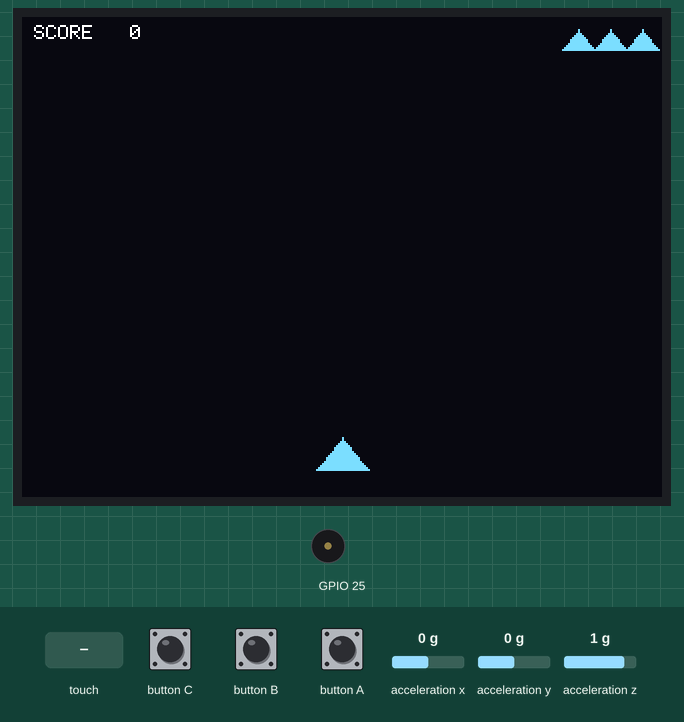
Bench run of a sketch on a simulated ESP32-S3. Parts: 320×240 colour display, buzzer (waves = sounding). The inputs (shaded band) are chosen by the test bench; at power-on: acceleration x 0 g, acceleration y 0 g, acceleration z 1 g. Random numbers use the default seed unless the sketch sets one.

Above: at 1.3 s.
1.4 s: touch panel pressed at 13 % / 10 % of its raw x / y range
At 2.52 s:
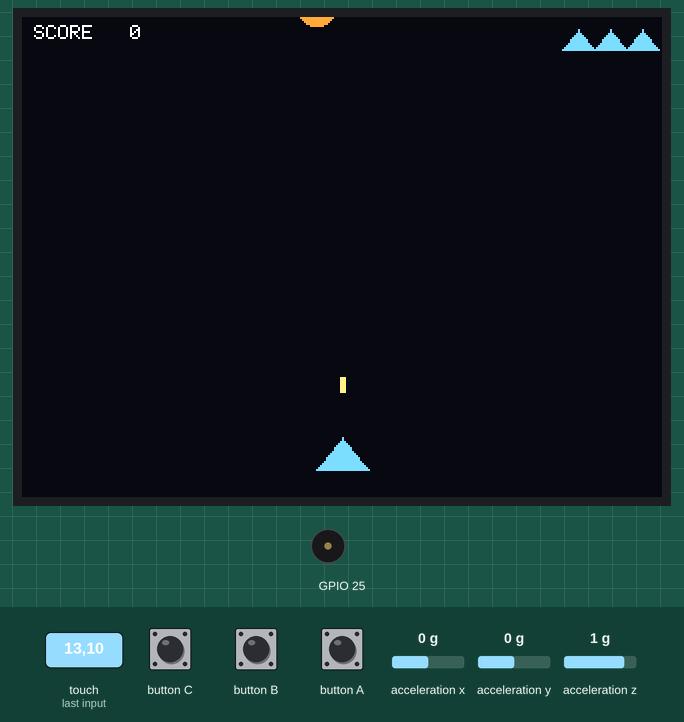
4.3 s: acceleration x set to -1.4 g
At 6.7 s:
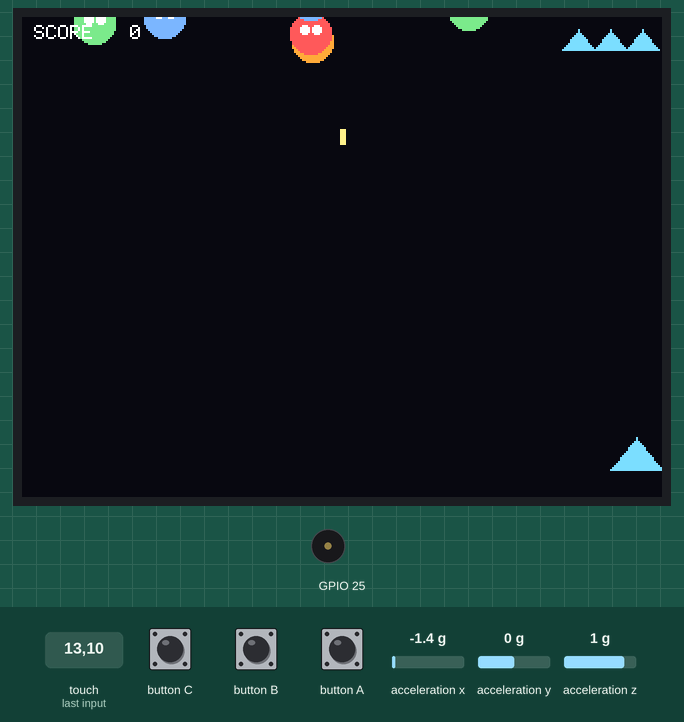
6.8 s: touch panel pressed at 38 % / 10 % of its raw x / y range
At 7.51 s:
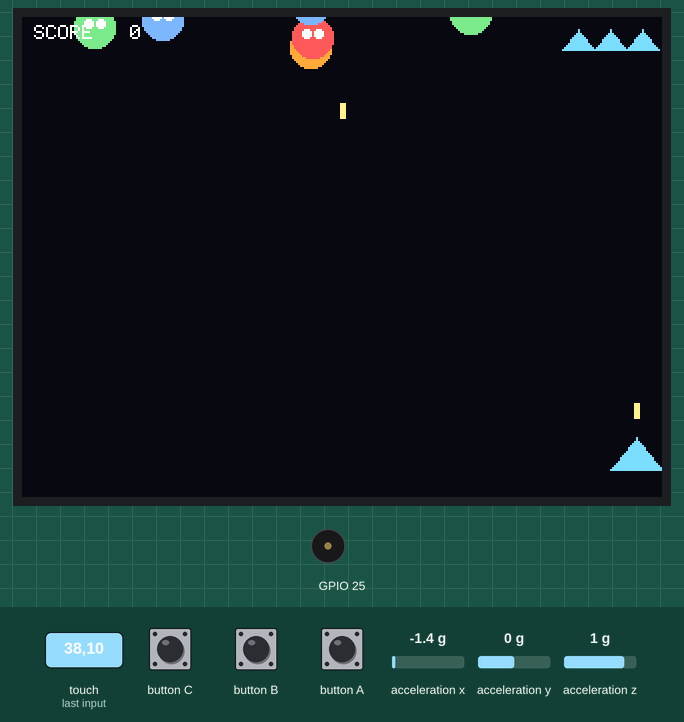
8.8 s: acceleration x set to 0 g
At 9.61 s:
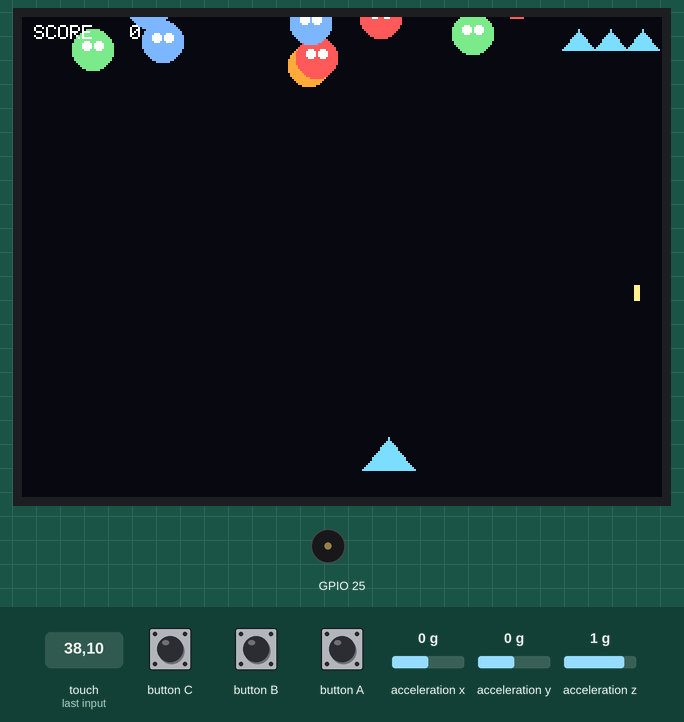
11.8 s: touch panel pressed at 62 % / 10 % of its raw x / y range
At 14.04 s:
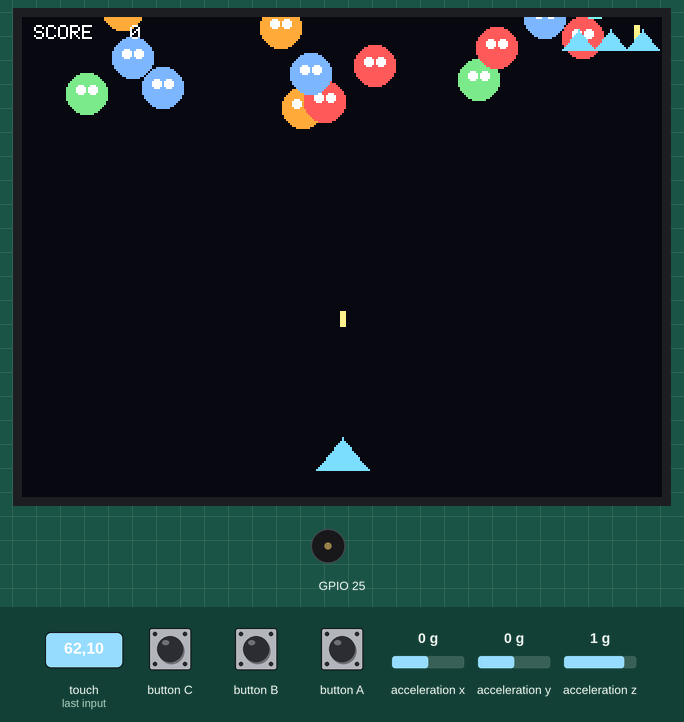
14.8 s: touch panel pressed at 87 % / 10 % of its raw x / y range
At 16.14 s:
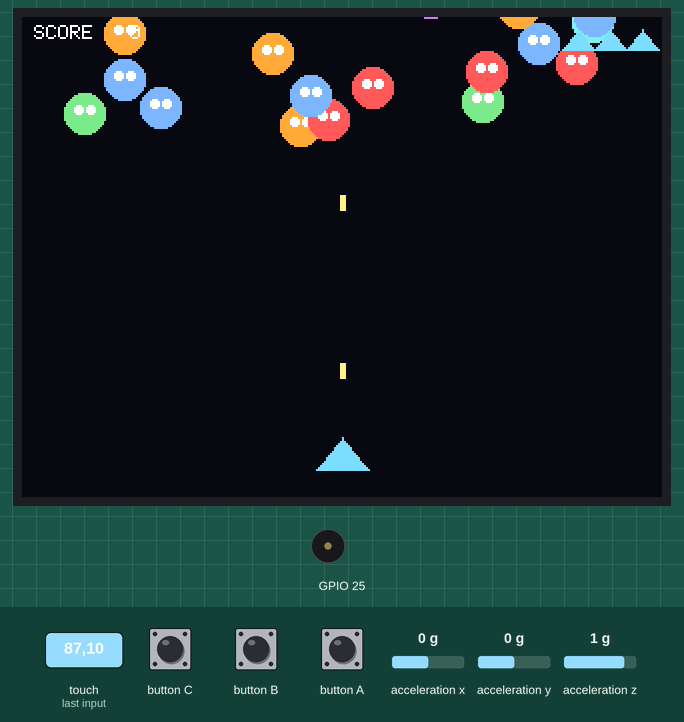
Timing chart, 0 to 18.6 s (numbered marks = the images above; inputs shaded):
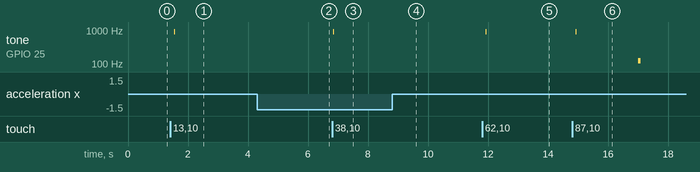

The sketch:

cores3_tilt_shooter.ino
```cpp
// cores3_tilt_shooter.ino
// -----------------------------------------------------------------------------
// M5Stack CoreS3 用 アクション「かたむきシューティング」
//
//   本体を左右に傾けて自機を動かし、タップ（押しっぱなしで連射）で弾を撃つ。
//     - 傾ける          … 自機が左右に動く（加速度センサ）
//     - さわる／長押し  … 弾を発射（連射）
//     - タップ          … ゲームオーバー後にリスタート
//   敵を撃つと花火のように弾けて「ドン」。敵に下まで抜けられる／ぶつかるとミス（3機）。
//   時間とともにだんだん速く・多くなる。
//
//   ※ 傾きの向きが逆なら update の ax の符号を反転、効きは gain で調整。
//
// 追加センサ不要。CoreS3 内蔵の 液晶 / IMU / タッチ / スピーカー だけで動く。
// 必要ライブラリ: M5Unified（M5GFX を含む）
// -----------------------------------------------------------------------------
#include <M5Unified.h>

static constexpr int SW = 320, SH = 240;
M5Canvas canvas(&M5.Display);

// ---- 自機 -------------------------------------------------------------------
static constexpr float SHIP_W = 26, SHIP_H = 16, SHIP_Y = SH - 22;
float shipX = SW / 2;

// ---- 弾・敵・火花 -----------------------------------------------------------
struct Bullet { float x, y; bool on; };
struct Enemy  { float x, y, vx, vy; uint8_t r, g, b; bool on; };
struct Spark  { float x, y, vx, vy; int life, life0; uint8_t r, g, b; bool on; };

static constexpr int MAX_BULLET = 24, MAX_ENEMY = 28, MAX_SPARK = 260;
Bullet bullets[MAX_BULLET];
Enemy  enemies[MAX_ENEMY];
Spark  sparks[MAX_SPARK];

const uint8_t EPAL[][3] = {
  {255, 90, 90}, {255,170, 60}, {120,235,140}, {120,180,255}, {215,120,255}, {120,240,235},
};
const int NEPAL = sizeof(EPAL) / sizeof(EPAL[0]);

// ---- 状態 -------------------------------------------------------------------
enum { PLAY, OVER } state = PLAY;
int lives = 3, score = 0;
uint32_t startMs = 0, lastSpawn = 0, lastFire = 0;

// ---- 小物 -------------------------------------------------------------------
static inline int clampi(int v, int lo, int hi) { return v < lo ? lo : (v > hi ? hi : v); }
static inline float frnd(float a, float b) { return a + (b - a) * (rand() / (float)RAND_MAX); }
void beep(float f, int ms) { M5.Speaker.tone(f, ms); }

void addSpark(float x, float y, uint8_t r, uint8_t g, uint8_t b) {
  for (auto& s : sparks) if (!s.on) {
    float a = frnd(0, 6.2832f), sp = frnd(0.5f, 3.2f); int life = (int)frnd(16, 34);
    bool w = (rand() % 5 == 0);
    s = { x, y, cosf(a) * sp, sinf(a) * sp, life, life, (uint8_t)(w?255:r), (uint8_t)(w?255:g), (uint8_t)(w?255:b), true };
    return;
  }
}
void explode(float x, float y, uint8_t r, uint8_t g, uint8_t b) {
  for (int i = 0; i < 16; i++) addSpark(x, y, r, g, b);
  beep(frnd(110, 170), 90);
}

void fire() {
  for (auto& b : bullets) if (!b.on) { b = { shipX, SHIP_Y - SHIP_H / 2, true }; beep(880, 12); return; }
}
void spawnEnemy(float speed) {
  for (auto& e : enemies) if (!e.on) {
    const uint8_t* p = EPAL[rand() % NEPAL];
    e = { frnd(16, SW - 16), -12, frnd(-0.5f, 0.5f), speed, p[0], p[1], p[2], true };
    return;
  }
}

void newGame() {
  lives = 3; score = 0; state = PLAY;
  for (auto& b : bullets) b.on = false;
  for (auto& e : enemies) e.on = false;
  for (auto& s : sparks)  s.on = false;
  shipX = SW / 2;
  startMs = millis(); lastSpawn = startMs; lastFire = 0;
}

void setup() {
  auto cfg = M5.config();
  M5.begin(cfg);
  M5.Display.setRotation(1);
  M5.Imu.begin();
  M5.Speaker.begin();
  M5.Speaker.setVolume(180);

  canvas.setPsram(true);
  canvas.setColorDepth(16);
  canvas.createSprite(SW, SH);

  newGame();
}

void update() {
  // 傾き → 自機（左右）
  float ax, ay, az;
  M5.Imu.getAccel(&ax, &ay, &az);
  float target = SW / 2 - ax * 290.0f;                 // 逆なら + に、効きは 290 を調整
  shipX += (target - shipX) * 0.6f;
  shipX = clampi((int)shipX, (int)(SHIP_W / 2), (int)(SW - SHIP_W / 2));

  if (state != PLAY) return;

  float elapsed = (millis() - startMs) / 1000.0f;
  float spd = 1.0f + elapsed * 0.035f; if (spd > 3.6f) spd = 3.6f;         // だんだん速く
  uint32_t interval = (uint32_t)(1000 - elapsed * 22); if (interval < 340) interval = 340;  // だんだん多く

  // 連射（押している間）
  auto t = M5.Touch.getDetail();
  if (t.isPressed() && millis() - lastFire > 165) { fire(); lastFire = millis(); }

  // 敵スポーン
  if (millis() - lastSpawn > interval) { spawnEnemy(spd); lastSpawn = millis(); }

  // 弾
  for (auto& b : bullets) if (b.on) { b.y -= 6.5f; if (b.y < -8) b.on = false; }

  // 敵
  for (auto& e : enemies) if (e.on) {
    e.x += e.vx; e.y += e.vy;
    if (e.x < 10 || e.x > SW - 10) e.vx = -e.vx;
    // 下まで抜けた → ミス
    if (e.y > SH + 12) { e.on = false; lives--; beep(90, 200); if (lives <= 0) { state = OVER; beep(70, 400); } continue; }
    // 自機に接触 → 撃破扱い＋ミス
    if (e.y + 10 > SHIP_Y - SHIP_H / 2 && fabsf(e.x - shipX) < SHIP_W / 2 + 8) {
      explode(e.x, e.y, e.r, e.g, e.b); e.on = false; lives--; beep(90, 240);
      if (lives <= 0) { state = OVER; beep(70, 400); }
      continue;
    }
  }

  // 弾×敵の当たり
  for (auto& b : bullets) if (b.on)
    for (auto& e : enemies) if (e.on) {
      float dx = b.x - e.x, dy = b.y - e.y;
      if (dx * dx + dy * dy < (11 * 11)) {
        explode(e.x, e.y, e.r, e.g, e.b);
        e.on = false; b.on = false; score += 10;
        break;
      }
    }

  // 火花
  for (auto& s : sparks) if (s.on) {
    s.vy += 0.03f; s.x += s.vx; s.y += s.vy; s.life--;
    if (s.life <= 0) s.on = false;
  }
}

void draw() {
  canvas.fillScreen(canvas.color565(8, 10, 18));                 // 夜空

  // 火花
  for (auto& s : sparks) if (s.on) {
    float f = (float)s.life / s.life0;
    int r = s.r * f, g = s.g * f, b = s.b * f;
    canvas.fillRect((int)s.x, (int)s.y, 2, 2, canvas.color565(r, g, b));
  }

  // 弾
  for (auto& b : bullets) if (b.on)
    canvas.fillRect((int)b.x - 1, (int)b.y - 4, 3, 8, canvas.color565(255, 240, 140));

  // 敵
  for (auto& e : enemies) if (e.on) {
    canvas.fillCircle((int)e.x, (int)e.y, 10, canvas.color565(e.r, e.g, e.b));
    canvas.fillCircle((int)e.x - 3, (int)e.y - 2, 2, TFT_WHITE);
    canvas.fillCircle((int)e.x + 3, (int)e.y - 2, 2, TFT_WHITE);
  }

  // 自機（上向き三角）
  canvas.fillTriangle((int)shipX, (int)(SHIP_Y - SHIP_H / 2),
                      (int)(shipX - SHIP_W / 2), (int)(SHIP_Y + SHIP_H / 2),
                      (int)(shipX + SHIP_W / 2), (int)(SHIP_Y + SHIP_H / 2),
                      canvas.color565(120, 220, 255));

  // HUD
  canvas.setTextDatum(top_left);
  canvas.setTextColor(TFT_WHITE);
  canvas.drawString("SCORE", 6, 4);
  canvas.drawNumber(score, 54, 4);
  for (int i = 0; i < lives; i++)
    canvas.fillTriangle(SW - 10 - i * 16, 6, SW - 18 - i * 16, 16, SW - 2 - i * 16, 16, canvas.color565(120, 220, 255));

  if (state == OVER) {
    canvas.fillRect(0, SH / 2 - 34, SW, 70, TFT_BLACK);
    canvas.setTextDatum(middle_center);
    canvas.setTextSize(3);
    canvas.setTextColor(canvas.color565(255, 90, 90));
    canvas.drawString("GAME OVER", SW / 2, SH / 2 - 6);
    canvas.setTextSize(1);
    canvas.setTextColor(TFT_WHITE);
    canvas.drawString("TAP TO RETRY", SW / 2, SH / 2 + 22);
    canvas.setTextDatum(top_left);
  }

  canvas.pushSprite(0, 0);
}

void loop() {
  M5.update();
  auto t = M5.Touch.getDetail();
  if (t.wasPressed() && state == OVER) newGame();
  update();
  draw();
}
```

Measured:
- after the input at 1.4 s, tone on GPIO 25: silent → 880 Hz after 0.14 s, → silent 0.01 s later
- after the input at 6.8 s, tone on GPIO 25: silent → 880 Hz after 0.05 s, → silent 0.01 s later
- after the input at 11.8 s, tone on GPIO 25: silent → 880 Hz after 0.13 s, → silent 0.01 s later
- what the display in image 3 shows lasts 0.4 s, from 7.3 s to 7.7 s
- what the display in image 4 shows lasts 0.4 s, from 9.4 s to 9.8 s
